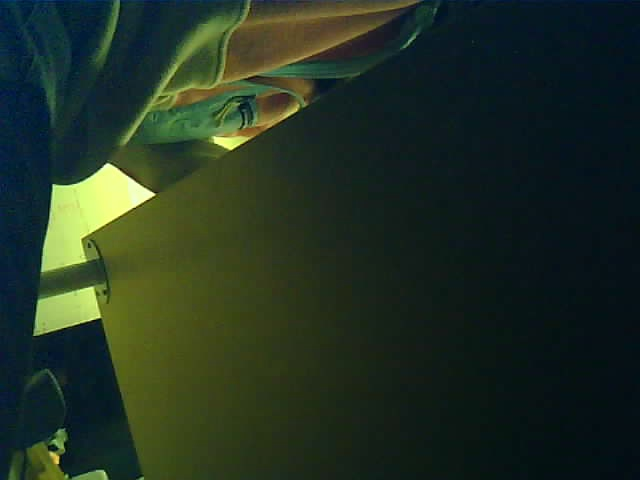
#> input picture 00000.jpg, 640 x 480 px
$ python AO.py --input_depth 00000.jpg --input_rgb frame.jpg   (older library calls are emulated)
#> lines starting #> are read from the running program, lines starting #| are printed output that depends on the picture; after the words box and inside, x2 and y2 are one past the last pixel; in counts of white or black regions, pixels touching at a corner belong together
import cv2
import numpy as np
import argparse

def generate_ambient_occlusion(depth_map, kernel_size=5, gradient_scale=2.0, depth_scale=1.0):
    """
    Generate an ambient occlusion map from a depth map with enhanced edge darkness.

    Args:
        depth_map (numpy.ndarray): Grayscale depth map.
        kernel_size (int): Size of Gaussian blur for depth smoothing.
        gradient_scale (float): Scaling factor to amplify gradient magnitude.
        depth_scale (float): Scaling factor for depth normalization.

    Returns:
        numpy.ndarray: Enhanced AO map.
    """
    # Normalize the depth map with scaling
    depth_map_normalized = cv2.normalize(depth_map, None, 0, depth_scale, cv2.NORM_MINMAX)

    # Invert the depth map to simulate occlusion (closer objects occlude more)
    depth_map_inverted = 1 - depth_map_normalized

    # Apply a blur to simulate light diffusion (optional)
    depth_blur = cv2.GaussianBlur(depth_map_inverted, (kernel_size, kernel_size), 0)

    # Compute the gradients to detect edges
    sobel_x = cv2.Sobel(depth_blur, cv2.CV_64F, 1, 0, ksize=3)
    sobel_y = cv2.Sobel(depth_blur, cv2.CV_64F, 0, 1, ksize=3)
    gradient_magnitude = np.sqrt(sobel_x**2 + sobel_y**2)

    # Amplify gradients and normalize
    amplified_gradient = gradient_magnitude * gradient_scale
    ao_map = 1 - cv2.normalize(amplified_gradient, None, 0, 1, cv2.NORM_MINMAX)

    # Convert AO map to 8-bit grayscale
    return (ao_map * 255).astype(np.uint8)

def visualize_with_slider(depth_map_path, rgb_image_path):
    """
    Open a visualization window with sliders to adjust AO intensity and depth scaling, and a button to save the image.
    """
#> called with depth_map_path = '00000.jpg', rgb_image_path = 'frame.jpg'
    # Load images
    depth_map = cv2.imread(depth_map_path, cv2.IMREAD_GRAYSCALE)
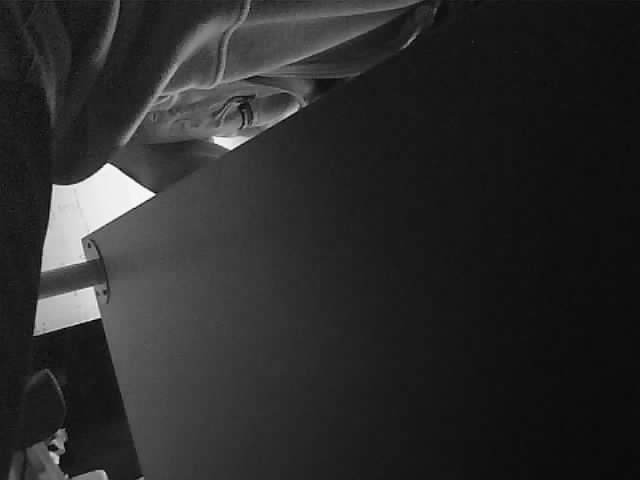
#> depth_map: shape (480, 640); min 0, max 254, mean 42.8
    rgb_image = cv2.imread(rgb_image_path)
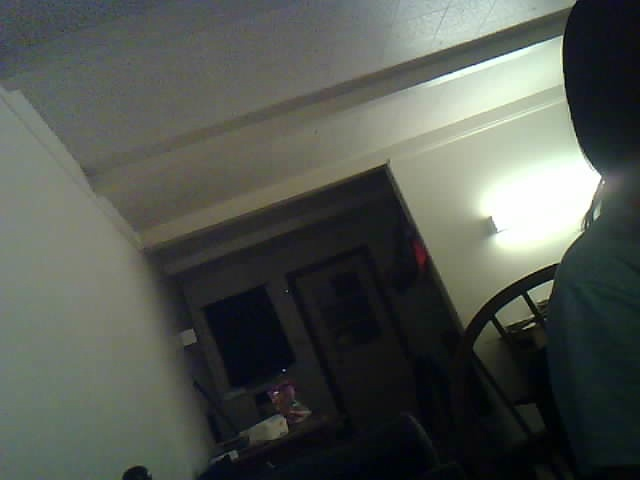
#> input picture frame.jpg, 640 x 480 px
#> rgb_image is the input picture: shape (480, 640, 3); mean B, G, R 80.6, 86.3, 81.5

    if depth_map is None or rgb_image is None:
        raise ValueError("Error loading input images. Check the file paths.")

    # Initial values for sliders
    kernel_size = 5
    gradient_scale = 2.0
    depth_scale = 1.0
    blended_image = None

    # Callback function for the trackbars
    def update_visualization(_):
        nonlocal blended_image
        # Get slider values
        gradient_scale = cv2.getTrackbarPos("Gradient Scale", "AO Map") / 10.0
        depth_scale = cv2.getTrackbarPos("Depth Scale", "AO Map") / 10.0
        threshold = cv2.getTrackbarPos("AO Threshold", "AO Map")

        # Generate AO map
        ao_map = generate_ambient_occlusion(depth_map, kernel_size, gradient_scale, depth_scale)

        # Apply threshold to AO map
        ao_adjusted = cv2.threshold(ao_map, threshold, 255, cv2.THRESH_BINARY_INV)[1]

        # Create a 3-channel AO map
        ao_3channel = cv2.merge([ao_adjusted] * 3)

        # Blend AO with RGB image
        blended_image = cv2.addWeighted(rgb_image, 0.7, ao_3channel, 0.3, 0)

        # Display updates
        cv2.imshow("AO Map", ao_adjusted)
        cv2.imshow("Blended RGB + AO", blended_image)

    # Initialize windows
    cv2.namedWindow("AO Map")
    cv2.namedWindow("Blended RGB + AO")
    cv2.createTrackbar("AO Threshold", "AO Map", 128, 255, update_visualization)
    cv2.createTrackbar("Gradient Scale", "AO Map", int(gradient_scale * 10), 50, update_visualization)
    cv2.createTrackbar("Depth Scale", "AO Map", int(depth_scale * 10), 50, update_visualization)

    # Initial display
    update_visualization(0)
#> in generate_ambient_occlusion, `depth_map_normalized = cv2.normalize(depth_map, None, 0, depth_scale, ..`:
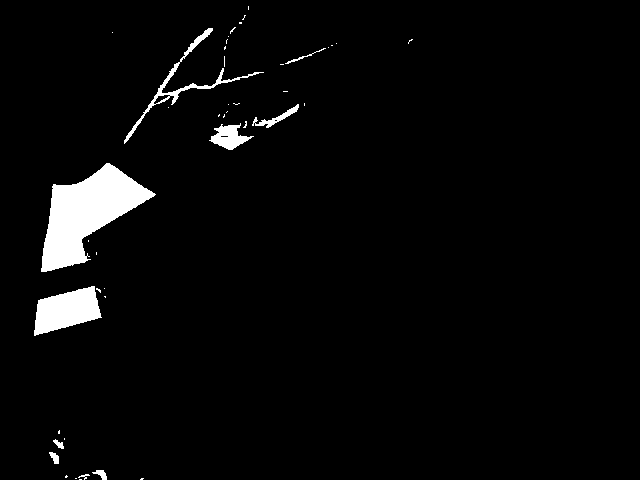
#> depth_map_normalized: shape (480, 640); values 0 (black) and 1 (white), 3.4% white; 44 white regions (34 under 20 px), largest, box (x1, y1, x2, y2) and area: (41, 163, 156, 272) 5956, (34, 286, 102, 336) 2132, (124, 28, 264, 144) 961
#> in generate_ambient_occlusion, `depth_blur = cv2.GaussianBlur(depth_map_inverted, (kernel_size, kernel..`: depth_blur: shape (480, 640); values 0 (black) and 1 (white), 96.7% white; 19 black regions (8 under 20 px), largest, box (x1, y1, x2, y2) and area: (41, 163, 155, 272) 5949, (34, 286, 101, 336) 2130, (124, 28, 240, 143) 913
#> in generate_ambient_occlusion, `sobel_x = cv2.Sobel(depth_blur, cv2.CV_64F, 1, 0, ksize=3)`:
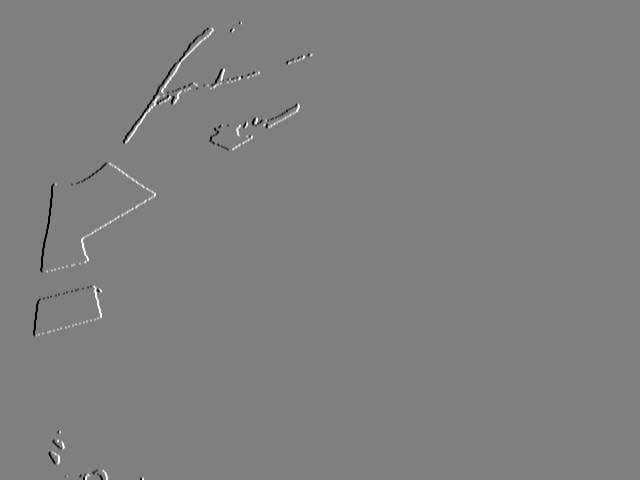
#> sobel_x: shape (480, 640) float64; min -4, max 4, mean 0; drawn with min black and max white
#> in generate_ambient_occlusion, `gradient_magnitude = np.sqrt(sobel_x**2 + sobel_y**2)`:
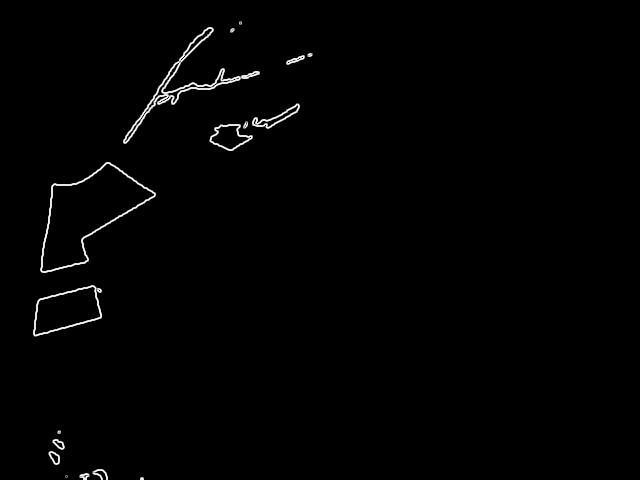
#> gradient_magnitude: shape (480, 640) float64; min 0, max 4.47, mean 0.0412; drawn with min black and max white
#> in generate_ambient_occlusion, `ao_map = 1 - cv2.normalize(amplified_gradient, None, 0, 1, cv2.NORM_MI..`:
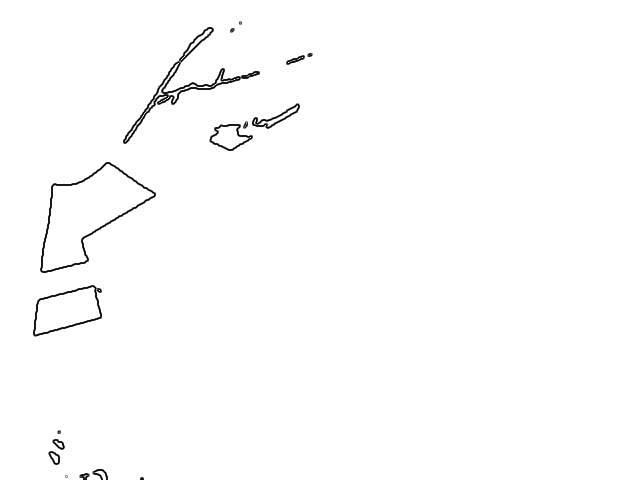
#> ao_map: shape (480, 640) float64; min 0, max 1, mean 0.991
#> in update_visualization, `ao_adjusted = cv2.threshold(ao_map, threshold, 255, cv2.THRESH_BINARY_..`: ao_adjusted: shape (480, 640); 0.91% white in thin lines or dots, all inside (x1, y1, x2, y2) = (33, 22, 312, 480)
#> in update_visualization, `blended_image = cv2.addWeighted(rgb_image, 0.7, ao_3channel, 0.3, 0)`:
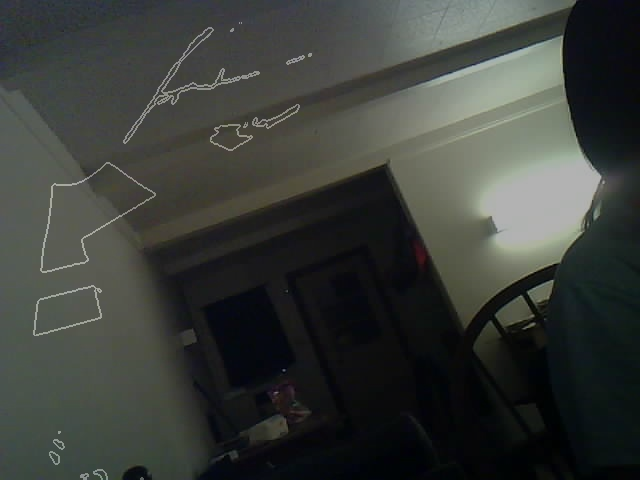
#> blended_image: shape (480, 640, 3); mean B, G, R 57.1, 61.1, 57.8

    # Save button listener
    while True:
        key = cv2.waitKey(1) & 0xFF
#> (key Esc is pressed here)

        if key == ord('s'):  # Press 's' to save the images
            if blended_image is not None:
                output_path_rgb = "adjusted_image_with_ao.png"
                ao_output_path = "adjusted_ao_map.png"
                cv2.imwrite(output_path_rgb, blended_image)
                cv2.imwrite(ao_output_path, ao_map)
                print(f"Blended image saved as '{output_path_rgb}'")
                print(f"AO map saved as '{ao_output_path}'")
            else:
                print("No blended image to save!")

        elif key == 27:  # Press 'Esc' to exit
            break

    cv2.destroyAllWindows()

if __name__ == "__main__":
    # Argument parser setup
    parser = argparse.ArgumentParser(description="Visualize and adjust ambient occlusion with a depth map and RGB image.")
    parser.add_argument("--input_depth", required=True, help="Path to the input depth map image (grayscale).")
    parser.add_argument("--input_rgb", required=True, help="Path to the input RGB image.")
    args = parser.parse_args()

    # Call the visualization function
    visualize_with_slider(args.input_depth, args.input_rgb)
